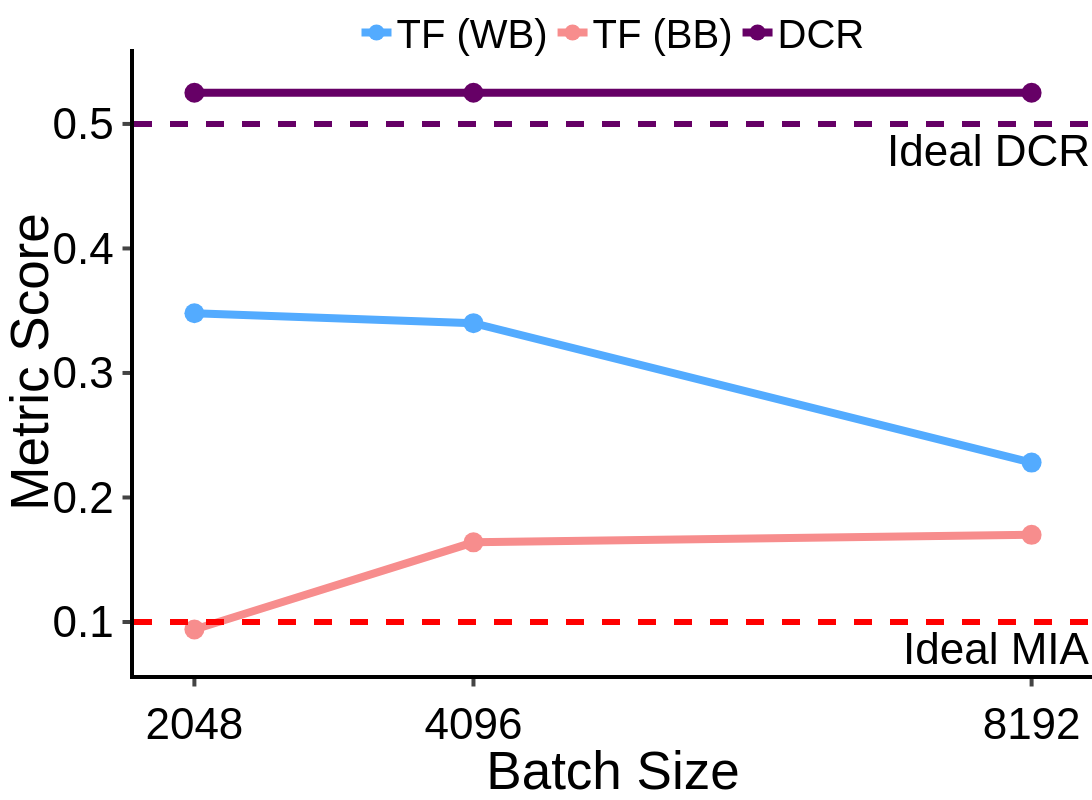

The cell this chart's notebook holds for it:
### Code cell
df = {"Batch Size": batch_size, "TF (WB)": batch_size_wb, "TF (BB)": batch_size_bb, "DCR": batch_size_dcr}

fig = px.line(
    data_frame=df,
    x="Batch Size",
    y=["TF (WB)", "TF (BB)", "DCR"],
    markers=True,
)
fig.data[0].line.color = "#53abff"
fig.data[1].line.color = "#f78d8d"
fig.data[2].line.color = "#660066"
fig.add_hline(y=0.1, line_dash="dash", line_color="red", annotation_text="Ideal MIA", annotation_position="bottom right", line_width=6)
fig.add_hline(y=0.5, line_dash="dash", line_color="#660066", annotation_text="Ideal DCR", annotation_position="bottom right", line_width=6)
fig.update_layout(
    xaxis=dict(
        tickmode='array',
        tickvals=["2048", "4096", "8192"],
    ),
)
fig.update_xaxes(
    ticks="outside", tickwidth=4, ticklen=7.5, linewidth=4, linecolor="black", tickangle=0, title_font_family="Helvetica", tickfont_family="Helvetica", tickfont_size=FONT_SIZE,
)
fig.update_yaxes(
    ticks="outside", tickwidth=4, ticklen=7.5, linewidth=4, linecolor="black", title = "Metric Score", tickangle=0, title_font_family="Helvetica", tickfont_family="Helvetica", tickfont_size=FONT_SIZE,
)
fig.update_traces(marker=dict(size=20), line=dict(width=8))

customize_figure_layout(fig)

save_and_display_figure(fig, "berka_tf_dcr_batch_size", plots_dir)

### Figure 1 — Plotly figure (JSON) as saved in the notebook; plotly's stock layout.template omitted (floating-point values rounded to 4 significant figures)
{"data": [{"hovertemplate": "variable=TF (WB)<br>Batch Size=%{x}<br>value=%{y}<extra></extra>", "legendgroup": "TF (WB)", "line": {"color": "#53abff", "dash": "solid", "width": 8}, "marker": {"size": 20, "symbol": "circle"}, "mode": "lines+markers", "name": "TF (WB)", "orientation": "v", "showlegend": true, "type": "scatter", "x": [2048, 4096, 8192], "xaxis": "x", "y": [0.348, 0.34, 0.228], "yaxis": "y"}, {"hovertemplate": "variable=TF (BB)<br>Batch Size=%{x}<br>value=%{y}<extra></extra>", "legendgroup": "TF (BB)", "line": {"color": "#f78d8d", "dash": "solid", "width": 8}, "marker": {"size": 20, "symbol": "circle"}, "mode": "lines+markers", "name": "TF (BB)", "orientation": "v", "showlegend": true, "type": "scatter", "x": [2048, 4096, 8192], "xaxis": "x", "y": [0.094, 0.164, 0.17], "yaxis": "y"}, {"hovertemplate": "variable=DCR<br>Batch Size=%{x}<br>value=%{y}<extra></extra>", "legendgroup": "DCR", "line": {"color": "#660066", "dash": "solid", "width": 8}, "marker": {"size": 20, "symbol": "circle"}, "mode": "lines+markers", "name": "DCR", "orientation": "v", "showlegend": true, "type": "scatter", "x": [2048, 4096, 8192], "xaxis": "x", "y": [0.525, 0.525, 0.525], "yaxis": "y"}], "layout": {"annotations": [{"showarrow": false, "text": "Ideal MIA", "x": 1, "xanchor": "right", "xref": "x domain", "y": 0.1, "yanchor": "top", "yref": "y"}, {"showarrow": false, "text": "Ideal DCR", "x": 1, "xanchor": "right", "xref": "x domain", "y": 0.5, "yanchor": "top", "yref": "y"}], "font": {"color": "black", "family": "Helvetica", "size": 44}, "height": 800, "legend": {"font": {"size": 40}, "orientation": "h", "title": {"font": {"family": "Helvetica"}, "text": ""}, "tracegroupgap": 0, "valign": "top", "x": 0.5, "xanchor": "center", "y": 0.975, "yanchor": "bottom"}, "margin": {"b": 0, "l": 0, "pad": 0, "r": 0, "t": 40}, "plot_bgcolor": "white", "shapes": [{"line": {"color": "red", "dash": "dash", "width": 6}, "type": "line", "x0": 0, "x1": 1, "xref": "x domain", "y0": 0.1, "y1": 0.1, "yref": "y"}, {"line": {"color": "#660066", "dash": "dash", "width": 6}, "type": "line", "x0": 0, "x1": 1, "xref": "x domain", "y0": 0.5, "y1": 0.5, "yref": "y"}], "title": {"font": {"family": "Helvetica"}, "x": 0.5, "y": 0.99}, "width": 1200, "xaxis": {"anchor": "y", "automargin": true, "domain": [0, 1], "linecolor": "black", "linewidth": 4, "tickangle": 0, "tickfont": {"family": "Helvetica", "size": 44}, "ticklen": 7.5, "tickmode": "array", "ticks": "outside", "tickvals": ["2048", "4096", "8192"], "tickwidth": 4, "title": {"font": {"family": "Helvetica"}, "text": "Batch Size"}}, "yaxis": {"anchor": "x", "automargin": true, "domain": [0, 1], "dtick": 0.1, "linecolor": "black", "linewidth": 4, "tickangle": 0, "tickfont": {"family": "Helvetica", "size": 44}, "ticklen": 7.5, "ticks": "outside", "tickwidth": 4, "title": {"font": {"family": "Helvetica"}, "text": "Metric Score"}}}}
